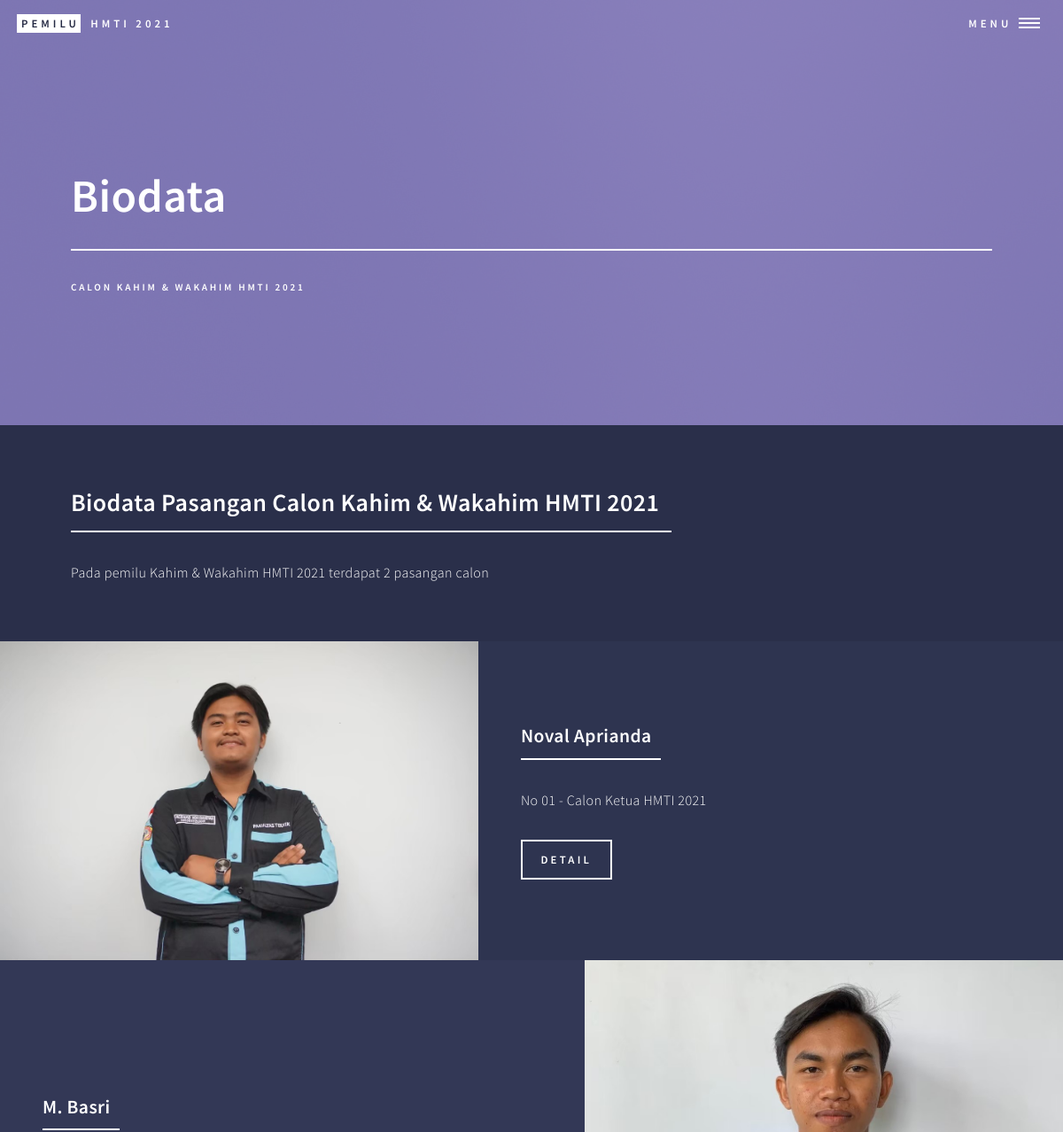
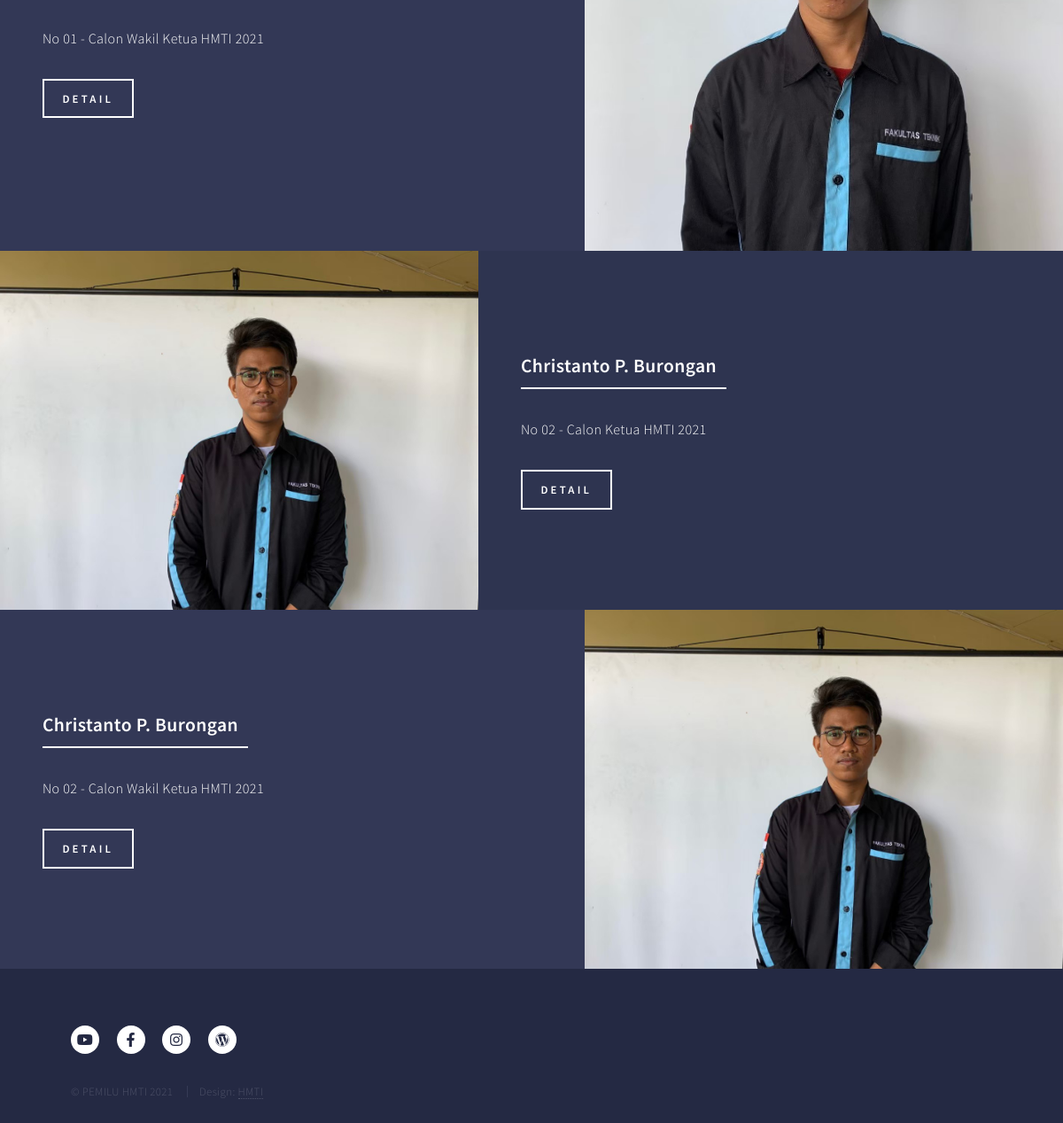
/biodata.php, run on the app's committed database (2 pictures, top to bottom).
### tables this page shows
CREATE TABLE `calon` (
  `no_urut` int(11) NOT NULL,
  `nim_calon_ketua` varchar(15) NOT NULL,
  `nim_calon_wakil` varchar(15) NOT NULL,
  `foto_pasangan_calon` varchar(250) NOT NULL
);

CREATE TABLE `biodata_calon` (
  `nim_calon` varchar(15) NOT NULL,
  `nama_calon` varchar(50) NOT NULL,
  `angkatan` int(11) NOT NULL,
  `tempat_lahir` varchar(25) NOT NULL,
  `tanggal_lahir` date NOT NULL,
  `jenis_kelamin` varchar(15) NOT NULL,
  `foto` varchar(250) NOT NULL,
  `instagram` varchar(25) NOT NULL
);

### biodata.php (the view, shortened to what this page needs)
<?php
require_once("koneksi.php");
$ambildata = $pdo_conn->prepare("SELECT * FROM calon, biodata_calon WHERE  calon.nim_calon_ketua=biodata_calon.nim_calon ORDER BY no_urut ASC");
$ambildata->execute();
$ketua = $ambildata->fetchAll();
$jumlah = count($ketua);
$ambildata2 = $pdo_conn->prepare("SELECT * FROM calon, biodata_calon WHERE  calon.nim_calon_wakil=biodata_calon.nim_calon ORDER BY no_urut ASC");
$ambildata2->execute();
$wakil = $ambildata2->fetchAll();
?>
<!DOCTYPE HTML>
<html>
<head>
	<link rel="stylesheet" href="assets/css/main.css" />
</head>
<body class="is-preload">
	<div id="wrapper">
		<header id="header" class="alt">
			<a href="beranda.html" class="logo"><strong>Pemilu</strong> <span>HMTI 2021</span></a>
			<nav>
				<a href="#menu">Menu</a>
			</nav>
		</header>
		<section id="banner" class="style2">
			<div class="inner">
				<header class="major">
					<h1>Biodata</h1>
				</header>
				<div class="content">
					<p>Calon Kahim & Wakahim HMTI 2021</p>
				</div>
			</div>
		</section>
		<div id="main">
			<section id="one">
				<div class="inner">
					<header class="major">
						<h2>Biodata Pasangan Calon Kahim & Wakahim HMTI 2021</h2>
					</header>
					<p>Pada pemilu Kahim & Wakahim HMTI 2021 terdapat <?php echo $jumlah;?> pasangan calon</p>
				</div>
			</section>
			<section id="two" class="spotlights">
				<?php
        		if(!empty($ketua) && !empty($wakil)) {
					for($i=0; $i<$jumlah; $i++) {
        		?>
				<section>
					<a href="images/<?php echo $ketua[$i]["foto"]; ?>" class="image">
						<img src="images/<?php echo $ketua[$i]["foto"]; ?>" alt="" data-position="center center" />
					</a>
					<div class="content">
						<div class="inner">
							<header class="major">
								<h3><?php echo $ketua[$i]["nama_calon"]; ?></h3>
							</header>
							<p>No 0<?php echo $ketua[$i]["no_urut"]; ?> - Calon Ketua HMTI 2021</p>
							<ul class="actions">
								<li><a href="detail_biodata.php?nim=<?php echo $ketua[$i]['nim_calon']; ?>" class="button">Detail</a></li>
							</ul>
						</div>
					</div>
				</section>
				<section>
					<a href="images/<?php echo $wakil[$i]["foto"]; ?>" class="image">
						<img src="images/<?php echo $wakil[$i]["foto"]; ?>" alt="" data-position="top center" />
					</a>
					<div class="content">
						<div class="inner">
							<header class="major">
								<h3><?php echo $wakil[$i]["nama_calon"]; ?></h3>
							</header>
							<p>No 0<?php echo $wakil[$i]["no_urut"]; ?> - Calon Wakil Ketua HMTI 2021</p>
							<ul class="actions">
								<li><a href='detail_biodata.php?nim=<?php echo $wakil[$i]['nim_calon']; ?>' class='button'>Detail</a></li>
							</ul>
						</div>
					</div>
				</section>
				<?php
					}
					}
				?>
			</section>
		</div>
		<footer id="footer">
			<div class="inner">
				<ul class="icons">
					<li><a href="https://www.youtube.com/channel/UCBWvors8mO16aa-GCyscrKw"
							class="icon brands alt fa-youtube"><span class="label">Twitter</span></a></li>
					<li><a href="https://www.facebook.com/HMTIFTunlam/" class="icon brands alt fa-facebook-f"></a></li>
					<li><a href="https://www.instagram.com/hmti_ftulm/" class="icon brands alt fa-instagram"></a></li>
					<li><a href="https://www.hmti.ft.ulm.ac.id/" class="icon brands alt fa-wordpress"></a></li>
				</ul>
				<ul class="copyright">
					<li>&copy; PEMILU HMTI 2021</li>
					<li>Design: <a href="https://www.hmti.ft.ulm.ac.id/">HMTI</a></li>
				</ul>
			</div>
		</footer>
	</div>
</body>
</html>

### data on the page
calon: nim_calon_ketua.foto (picture), nim_calon_ketua.nama_calon "Noval Aprianda", no_urut "1", nim_calon_wakil.foto (picture), nim_calon_wakil.nama_calon "M. Basri"
calon: nim_calon_ketua.foto (picture), nim_calon_ketua.nama_calon "Christanto P. Burongan", no_urut "2"

### other printed values
$jumlah "2"
